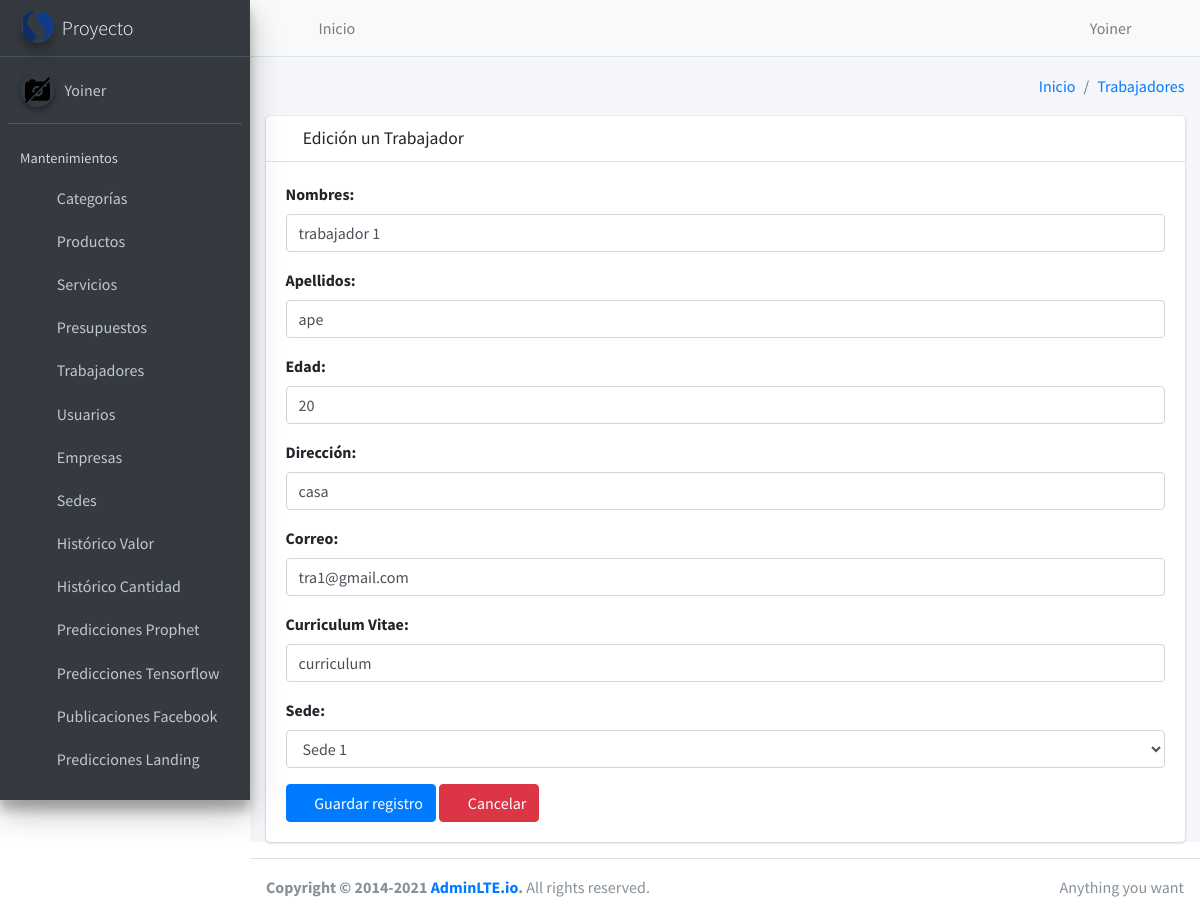
The app's page /crm/trabajador/update/1/ (signed in) with its own data.
### core/user/models.py (models this page shows, shortened)
class User(AbstractUser):
    email=models.EmailField(unique=True,verbose_name="Email")
    image = models.ImageField(upload_to='users/%Y/%m/',null=True, blank=True, verbose_name="Imagen")
    sede=models.ForeignKey(Sede,on_delete=models.PROTECT,null=True,blank=True)
    empresa=models.ForeignKey(Empresa,on_delete=models.PROTECT,null=True,blank=True)
    def get_image(self):
        if self.image:
            return f'/{MEDIA_URL}{self.image}' if not "WEBSITE_HOSTNAME" in os.environ else f'{STATIC_URL_AZURE}/{MEDIA_URL}{self.image}'
        return f'{STATIC_URL}media/img/empty.png' if not "WEBSITE_HOSTNAME" in os.environ else f'{STATIC_URL_AZURE}{STATIC_URL}media/img/empty.png'

### core/crm/models.py (models this page shows, shortened)
class Trabajador(BaseModel):
  nombres=models.CharField(max_length=100,null=False,blank=False,verbose_name="Nombres")
  apellidos=models.CharField(max_length=100,null=False,blank=False,verbose_name="Apellidos")
  edad=models.IntegerField(null=False,blank=False,verbose_name="Edad")
  direccion=models.CharField(max_length=200,null=False,blank=False,verbose_name="Dirección")
  correo=models.EmailField(verbose_name="Correo")
  curriculum_vitae=models.CharField(max_length=200,null=False,blank=False,verbose_name="Curriculum Vitae")
  sede=models.ForeignKey(Sede,on_delete=models.CASCADE,null=False,blank=True,verbose_name="Sede")
  class Meta:
    verbose_name = 'Trabajador'
    verbose_name_plural = 'Trabajadores'

### core/crm/views/trabajador/views.py (the view, shortened to what this page needs)
# urls.py: path('trabajador/update/<int:pk>/', TrabajadorUpdateView.as_view(), name='trabajador_update'),
class TrabajadorUpdateView(LoginRequiredMixin, ValidatePermissionRequiredMixin, UpdateView):
    model = Trabajador
    form_class = TrabajadorForm
    template_name = 'trabajador/create.html'
    success_url = reverse_lazy('crm:trabajador_list')
    permission_required = 'crm.change_trabajador'
    url_redirect = success_url
    def dispatch(self, request, *args, **kwargs):
        if not request.user.groups.filter(Q(name="administrador")).exists():
          if request.user.groups.filter(Q(name="empresa")).exists():
            self.object=get_object_or_404(Trabajador,id=self.get_object().id,sede__empresa=request.user.empresa)
          else:
            self.object=get_object_or_404(Trabajador,id=self.get_object().id,sede=request.user.sede)
        return super().dispatch(request, *args, **kwargs)
    def get_context_data(self, **kwargs):
        context = super().get_context_data(**kwargs)
        context['title'] = 'Edición un Trabajador'
        context['entity'] = 'Trabajadores'
        context['list_url'] = self.success_url
        context['action'] = 'edit'
        return context

### core/crm/forms.py (shortened to what this page needs)
class TrabajadorForm(ModelForm):
  def __init__(self, *args, **kwargs):
      user=get_current_user()
      super().__init__(*args, **kwargs)
      if user.groups.filter(Q(name="empresa")).exists():
          self.fields['sede'].queryset = Sede.objects.filter(empresa=user.empresa)
      elif user.groups.filter(Q(name="sede")).exists():
          self.fields.pop("sede")
      self.fields['nombres'].widget.attrs['autofocus']= True
  class Meta:
    model=Trabajador
    fields="__all__"
    widgets={
        "nombres":TextInput(attrs={
            "placeholder":"Ingrese los nombres"
        }),
        "apellidos":TextInput(attrs={
            "placeholder":"Ingrese los apellidos"
        }),
        "edad":NumberInput(attrs={
            "placeholder":"Ingrese la edad"
        }),
        "direccion":TextInput(attrs={
            "placeholder":"Ingrese la dirección"
        }),
        "correo":EmailInput(attrs={
            "placeholder":"Ingrese el correo electrónico"
        }),
        "curriculum_vitae":TextInput(attrs={
            "placeholder":"Ingrese el curriculum vitae"
        })
    }
    exclude=['user_creation','user_updated']

### core/crm/mixins.py (called while the page is built)
    def get_perms(self):
        if isinstance(self.permission_required, str):
            perms= (self.permission_required,)
        else:
            perms= self.permission_required
        return perms

    def dispatch(self, request, *args, **kwargs):
        if request.user.has_perms(self.get_perms()):
            return super().dispatch(request, *args, **kwargs)
        messages.error(request, 'No tiene permiso para ingresar a este modulo')
        return HttpResponseRedirect(self.get_url_redirect())

### core/crm/models.py (called while the page is built)
  def __str__(self):
     return self.nombre

### core/crm/templates/trabajador/create.html
{% extends 'form.html' %}

### templates/form.html (shortened to what this page needs)
{% extends 'layout.html' %} {% load widget_tweaks %} {% block content %}
<form method="post" enctype="multipart/form-data">
  <div class="card card-default">
    <div class="card-header">
      <h3 class="card-title">
         {% if action == 'add' %}
        <i class="fas fa-plus"></i>
        {% else %}
        <i class="fas fa-edit"></i>
        {% endif %} {{title}}
      </h3>
    </div>
    <div class="card-body">
      {% for field in form.visible_fields %}
      <div class="form-group">
        <label for="">{{field.label}}:</label>
        {{field|add_class:'form-control'|attr:'autocomplete:off'|attr:'autofocus'}}
      </div>
      {% endfor %}
      <div class="cad-footer">
        <button type="submit" class="btn btn-primary" id="btnTest">
          <i class="fas fa-save"></i>
          Guardar registro
        </button>
        <a href="{{ list_url }}" class="btn btn-danger">
                    <i class="fas fa-times"></i> Cancelar
                </a>
      </div>
    </div>
  </div>
</form>
{% endblock content %}

### templates/vtc/header.html
<nav class="main-header navbar navbar-expand navbar-light">
    <ul class="navbar-nav">
        <li class="nav-item">
            <a class="nav-link" id="btn-collapse" data-widget="pushmenu-old" href="#" role="button"><i class="fas fa-bars"></i></a>
        </li>
        <li class="nav-item d-none d-sm-inline-block">
            <a href="/crm/dashboard/" class="nav-link">Inicio</a>
        </li>
    </ul>
    <ul class="navbar-nav ml-auto">
        <li class="nav-item">
            <a class="nav-link" href="#">
                <i class="fas fa-user"></i> {{request.user.username|title}}
            </a>
        </li>
        <li class="nav-item">
            <a class="nav-link" href="{% url 'logout' %}">
                <i class="fas fa-power-off" aria-hidden="true"></i>
            </a>
        </li>
    </ul>
</nav>

### templates/vtc/sidebar.html
{% load static %}
<aside class="main-sidebar sidebar-dark-gray elevation-4">
    <a href="{% url "crm:dashboard" %}" class="brand-link">
        <img src="{% static 'media/img/logo.png' %}"
             alt="Logo"
             class="brand-image img-circle elevation-3"
             style="opacity: .8">
        <span class="brand-text font-weight-light">Proyecto</span>
    </a>
    <div class="sidebar">
        <div class="user-panel mt-3 pb-3 mb-3 d-flex">
            <div class="image">
                <img src="{{user.get_image}}" class="img-circle elevation-2" alt="User Image">
            </div>
            <div class="info">
                <a href="#" class="d-block"> {% if user.is_authenticated %}
                  {{request.user.username|title}}
                  {% else %}
                  Sin iniciar sesión
                  {% endif %}
                  </a>
            </div>
        </div>
        <nav class="mt-2">
            <ul class="nav nav-pills nav-sidebar flex-column" data-widget="treeview" role="menu" data-accordion="false">
                <li class="nav-header">Mantenimientos</li>
                <li class="nav-item">
                    <a href="{% url 'crm:categoria_list' %}" class="nav-link">
                        <i class="nav-icon fas fa-truck-loading"></i>
                        <p>
                            Categorías
                        </p>
                    </a>
                </li>
                <li class="nav-item">
                    <a href="{% url "crm:producto_list" %}" class="nav-link">
                        <i class="nav-icon fas fa-boxes"></i>
                        <p>
                            Productos
                        </p>
                    </a>
                </li>
                <li class="nav-item">
                    <a href="{% url "crm:servicio_list" %}" class="nav-link">
                        <i class="nav-icon fas fa-truck-loading"></i>
                        <p>
                            Servicios
                        </p>
                    </a>
                </li>
                <li class="nav-item">
                    <a href="{% url "crm:presupuesto_list" %}" class="nav-link">
                        <i class="nav-icon fas fa-dollar-sign"></i>
                        <p>
                            Presupuestos
                        </p>
                    </a>
                </li>
                <li class="nav-item">
                    <a href="{% url "crm:trabajador_list" %}" class="nav-link">
                        <i class="nav-icon fas fa-users"></i>
                        <p>
                            Trabajadores
                        </p>
                    </a>
                </li>
                <li class="nav-item">
                    <a href="{% url "user:user_list" %}" class="nav-link">
                        <i class="nav-icon fas fa-user"></i>
                        <p>
                            Usuarios
                        </p>
                    </a>
                </li>
                <li class="nav-item">
                    <a href="{% url "crm:empresa_list" %}" class="nav-link">
                        <i class="nav-icon fas fa-building"></i>
                        <p>
                            Empresas
                        </p>
                    </a>
                </li>
                <li class="nav-item">
                    <a href="{% url "crm:sede_list" %}" class="nav-link">
                        <i class="nav-icon fas fa-home"></i>
                        <p>
                            Sedes
                        </p>
                    </a>
                </li>
                <li class="nav-item">
                    <a href="{% url "predictions:prediction_value" %}" class="nav-link">
                        <i class="nav-icon fas fa-history"></i>
                        <p>
                            Histórico Valor
                        </p>
                    </a>
                </li>
                <li class="nav-item">
                    <a href="{% url "predictions:prediction_quantity" %}" class="nav-link">
                        <i class="nav-icon fas fa-camera"></i>
                        <p>
                            Histórico Cantidad
                        </p>
                    </a>
                </li>
                <li class="nav-item">
                    <a href="{% url "predictions:predictions_view" %}" class="nav-link">
                        <i class="nav-icon fas fa-magic"></i>
                        <p>
                            Predicciones Prophet
                        </p>
                    </a>
                </li>
                <li class="nav-item">
                    <a href="{% url "predictions:predictions_view_thirty" %}" class="nav-link">
                        <i class="nav-icon fas fa-list"></i>
                        <p>
                            Predicciones Tensorflow
                        </p>
                    </a>
                </li>
                <li class="nav-item">
                    <a href="{% url "predictions:prediction_publication_facebook" %}" class="nav-link">
                        <i class="nav-icon fas fa-bell"></i>
                        <p>
                            Publicaciones Facebook
                        </p>
                    </a>
                </li>
                <li class="nav-item">
                    <a href="{% url "predictions:predictions_landing" %}" class="nav-link">
                        <i class="nav-icon fas fa-star"></i>
                        <p>
                            Predicciones Landing
                        </p>
                    </a>
                </li>
            </ul>
        </nav>
    </div>
</aside>

### records on screen
User: user.username "Yoiner"
Trabajador: visible_fields "trabajador 1" "ape" "20" "casa" "tra1@gmail.com" "curriculum" "Sede 1"

### other values on screen
{{ entity }} "Trabajadores"
{{ title }} "Edición un Trabajador"
{{ field.label }} "Nombres" "Apellidos" "Edad" "Dirección" "Correo" "Curriculum Vitae" "Sede"
